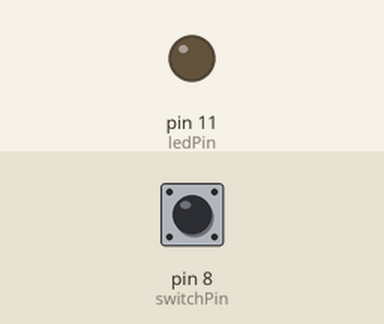
Recording of a sketch running on a simulated Arduino Uno, built with avr-gcc and run on an emulated ATmega328P. Shown: output pins drawn as LEDs (lit = HIGH). Inputs (shaded band) come from the test bench; at power-on: pin 8 (switchPin) HIGH.

Above: at 1.2 s.
1.3 s: pin 8 (switchPin) pulled LOW for 0.15 s
At 1.7 s:
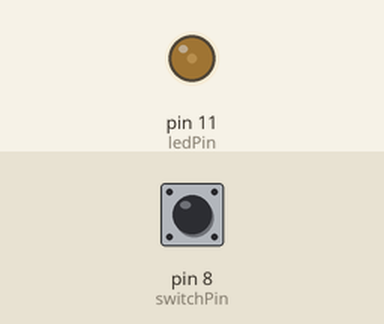
2.9 s: pin 8 (switchPin) pulled LOW for 1 s
At 4.1 s:
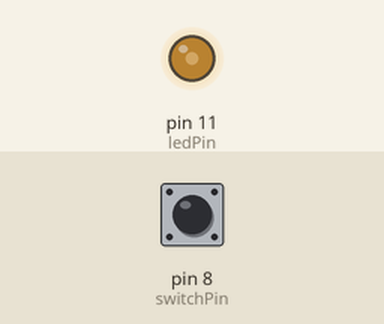
5.4 s: pin 8 (switchPin) pulled LOW for 0.15 s
At 6.0 s:
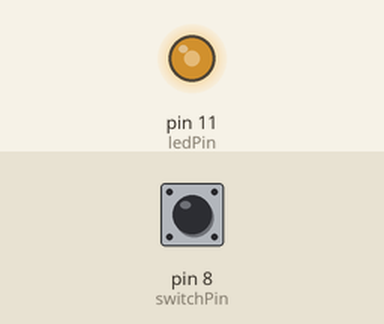
7.0 s: pin 8 (switchPin) pulled LOW for 3.2 s
At 8.4 s:
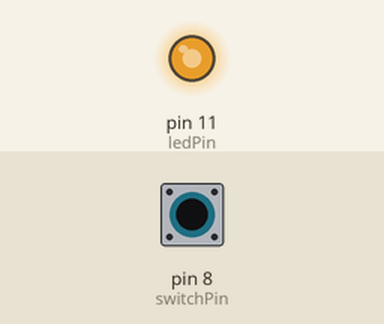
Timing chart, 0 to 10.0 s (numbered marks = the images above; inputs shaded):
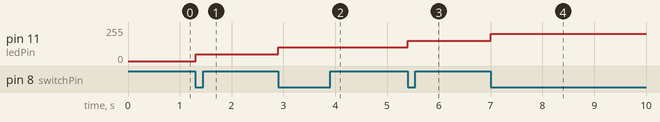

Measured:
- after the input at 1.3 s, pin 11 (ledPin): 0/255 → 51/255 at once
- after the input at 2.9 s, pin 11 (ledPin): 51/255 → 102/255 at once
- after the input at 5.4 s, pin 11 (ledPin): 102/255 → 153/255 at once
- after the input at 7.0 s, pin 11 (ledPin): 153/255 → 204/255 at once

The sketch:

LED_Button.ino
```cpp
int switchPin = 8;
int ledPin = 11;
boolean lastButton = LOW;
boolean currentButton = LOW;
int ledLevel = 0;

void setup() {

  // put your setup code here, to run once:
  pinMode(switchPin, INPUT);
  pinMode(ledPin, OUTPUT);
}

boolean debounce(boolean last) {

  boolean current = digitalRead(switchPin);

  if (last != current) {

    delay(5);
    current = digitalRead(switchPin);
  }
  return current;
}

void loop() {

  currentButton = debounce(lastButton);
  if (lastButton == HIGH && currentButton == LOW) {

    ledLevel = ledLevel + 51;
  }

  if (ledLevel > 255) ledLevel = 0;

  lastButton = currentButton;
  analogWrite(ledPin, ledLevel);
}
```
